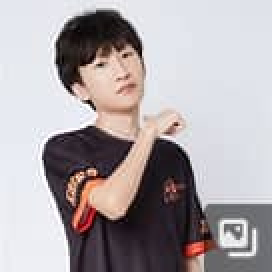
%> input picture 信息论/th.jfif, 136 x 136 px (shown 2 times larger)
$ octave P2.m   (GNU Octave 9; MATLAB toolbox functions it lacks are replaced by stand-ins)
%> lines starting %> are read from the running program, lines starting %| are printed output that depends on the picture
clc

img = imread('th.jfif');
%> img is the input picture: size 136x136x3 uint8; mean R, G, B 172.4, 165.3, 168.1

%黑白化
img = single(img);
%> img: size 136x136x3 single
img = (img(:,:,1));
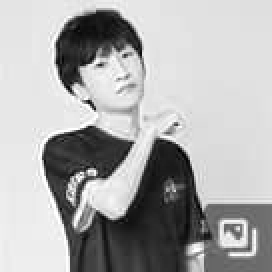
%> img: size 136x136 single (shown 2 times larger); min 0, max 255, mean 172.4
imshow(uint8(img))

%算概率
size_img = size(img);
%> size_img = [136 136]
img = reshape(img,1,[]);

count = zeros([1,256]);

for i = 1:length(img)
    pixel = img(i)+1;
    count(pixel) = count(pixel)+1;
end
%> this loop made 18496 passes
%> pixel on passes 1 to 3: 229, 229, 229
%> after the loop, count = 256 values, max 1591 at index 226, min 0 at index 4, mean 72.25

count =  count/length(img);
%> count = 256 values, max 0.086 at index 226, min 0 at index 4, mean 0.00391

%算熵
en = sum(-count.*log(count+eps))
%> en = 4.53

%加噪声
a = 1;
noise = ceil(256*rand(size_img));
img_new = (1-a) * reshape(img,size_img) + a*noise;
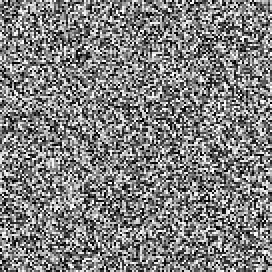
%> img_new: size 136x136 single (shown 2 times larger); min 1, max 256, mean 128.5; drawn with min black and max white
img_new = uint8(img_new);
%> img_new: size 136x136 uint8

figure(2)
imshow(uint8(img_new))

%算概率
img_new = reshape(img_new,1,[]);

count = zeros([1,256]);

for i = 1:length(img_new)
    pixel = img_new(i)+1;
    count(pixel) = count(pixel)+1;
end
%> this loop made 18496 passes
%> pixel on passes 1 to 3: 218, 196, 109
%> after the loop, count = 256 values, max 224 at index 255, min 0 at index 1, mean 72.25

count =  count/length(img);
%> count = 256 values, max 0.0121 at index 255, min 0 at index 1, mean 0.00391

%算熵
en = sum(-count.*log(count+eps))
%> en = 5.53
